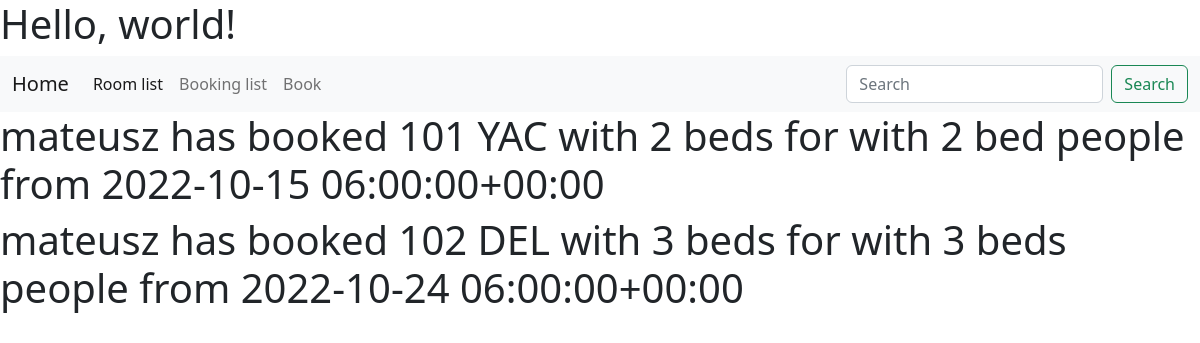
Before: /booking_list/ with the older database file.
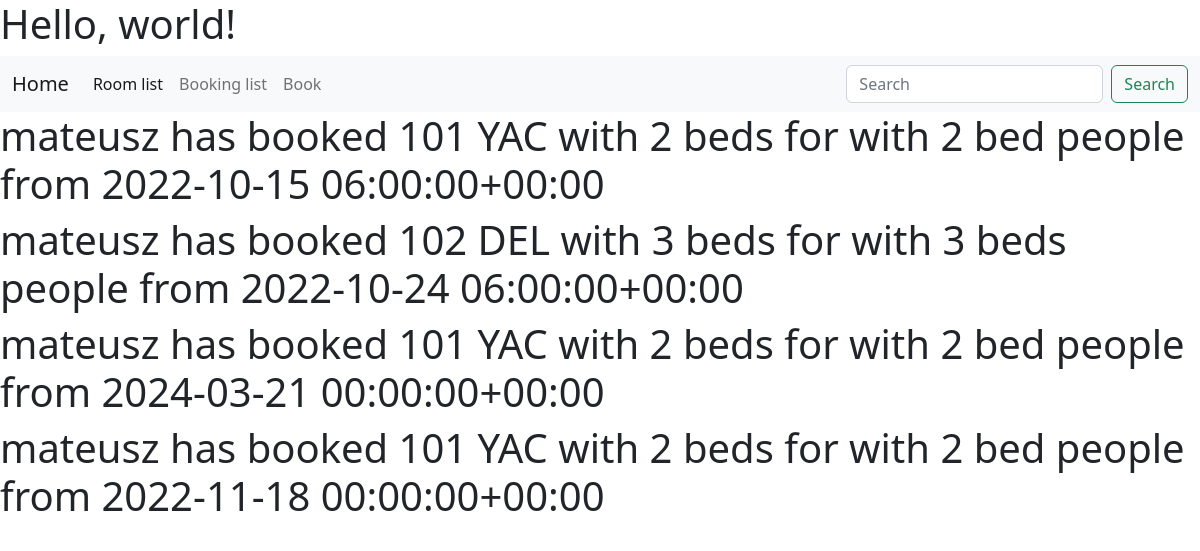
After: the same page with the newer database file.
### hotelbooking/models.py (models this page shows)
class Booking(models.Model):
    user = models.ForeignKey(settings.AUTH_USER_MODEL, on_delete=models.CASCADE, null=True)
    room = models.ForeignKey(Room, on_delete=models.CASCADE, null=True)
    check_in = models.DateTimeField(null=True)
    check_out = models.DateTimeField(null=True)
    def __str__(self):
        return f'{self.user} has booked {self.room} from {self.check_in}'

class Room(models.Model):
    ROOM_CATEGORIES = (
        ('YAC', 'AC'),
        ('NAC', 'NON-AC'),
        ('DEL', 'DELUXE'),
        ('KIN', 'KING'),
        ('QUE', 'QUEEN'),
    )
    number = models.IntegerField(null=True)
    category = models.CharField(max_length=3, choices=ROOM_CATEGORIES, null=True)
    beds = models.IntegerField(null=True)
    capacity = models.CharField(max_length=100, null=True)
    def __str__(self):
        return f'{self.number} {self.category} with {self.beds} beds for {self.capacity} people'

### hotelbooking/views.py (the view)
# urls.py: path('booking_list/', BookingList.as_view(), name='BookingList'),
class BookingList(ListView):
    model = Booking
    template_name = 'booking_list.html'

### hotelbooking/templates/booking_list.html
{% extends 'base.html' %}
{% block content %}
{% for booking in booking_list %}
<h1>{{ booking }}</h1>
{% endfor %}
{% endblock %}

Changed rows visible on the page:
added Booking: user+room+check_in "mateusz has booked 101 YAC with 2 beds for with 2 bed people from 2024-03-21 00:00:00+00:00"
added Booking: user+room+check_in "mateusz has booked 101 YAC with 2 beds for with 2 bed people from 2022-11-18 00:00:00+00:00"
